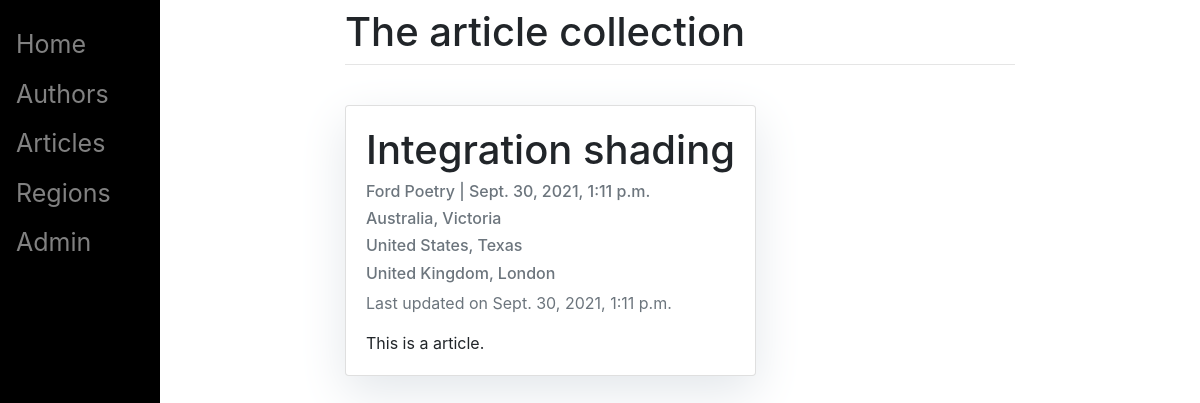
The page /article/integration-shading/ on the database its author committed.
### playground/models.py (models this page shows, shortened)
class Article(models.Model):
    title = models.CharField(max_length=200, unique = True)
    slug = models.SlugField(unique = True, null = False, blank = True)
    created_on = models.DateTimeField(auto_now_add = True)
    updated_on = models.DateTimeField(auto_now = True)
    author = models.ForeignKey(Author, on_delete= models.CASCADE)#, blank = True, null = True)
    regions = models.ManyToManyField(Region, related_name='regions')#blank = True)
    content = models.TextField()
    class Meta:
        ordering = ['-created_on']

class Author(models.Model):
    first_name = models.CharField(max_length=100)
    last_name = models.CharField(max_length=100)
    occupation = models.CharField(max_length=100)
    biography = models.TextField()
    slug = models.SlugField(unique = True, null = False, blank = True)
    joined = models.DateTimeField(auto_now_add = True)
    def __str__(self):
        return f'{self.first_name} {self.last_name}'
    class Meta:
        ordering = ['-joined']

class Region(models.Model):
    country_options = sorted([(country.name,country.name) for country in countries])
    country = models.CharField(max_length= 200, choices = country_options)
    town = models.CharField(max_length=100)
    added = models.DateTimeField(auto_now_add = True)
    slug = models.SlugField(unique = True, null = False, blank = True)
    def __str__(self):
        return f'{self.country}, {self.town}'
    class Meta:
        ordering = ['-added']

### playground/views.py (the view)
# urls.py: path('article/<slug:slug>/', views.ArticleDetail.as_view() , name = "article_detail"),
class ArticleDetail(generic.DetailView):
    model = Article
    template_name = 'article/article_detail.html'

### playground/templates/article/article_detail.html
{% extends 'base.html' %} {% block content %}
<div class="container">
    <div class="row">
        <div class="col-md-20 card mb-4  mt-3 left  top">
        <div class="card-body">
            <h1>{% block title %} {{ object.title }} {% endblock title %}</h1>
            <p class="card-text text-muted h6">{{ article.author }} | {{ article.created_on }}</p>
            {% for region in article.regions.all %}
                <p class="card-text text-muted h6">{{ region }}</p>
            {% endfor %}
            <p class="text-muted">Last updated on {{ article.updated_on }}</p>
            <p class="card-text ">{{ object.content | safe }}</p>
        </div>
        </div>
    </div>
</div>
{% endblock content %}

### playground/templates/base.html (style rules this page uses)
body { font-family: "Roboto", sans-serif; font-size: 18px; background-color: #fdfdfd; }
.card { box-shadow: 0 16px 48px #E3E7EB; }

### rows shown on the page
Article: title "Integration shading", author "Ford Poetry", created_on "Sept. 30, 2021, 1:11 p.m.", updated_on "Sept. 30, 2021, 1:11 p.m.", content "This is a article."
Region: country+town "Australia, Victoria"
Region: country+town "United States, Texas"
Region: country+town "United Kingdom, London"
